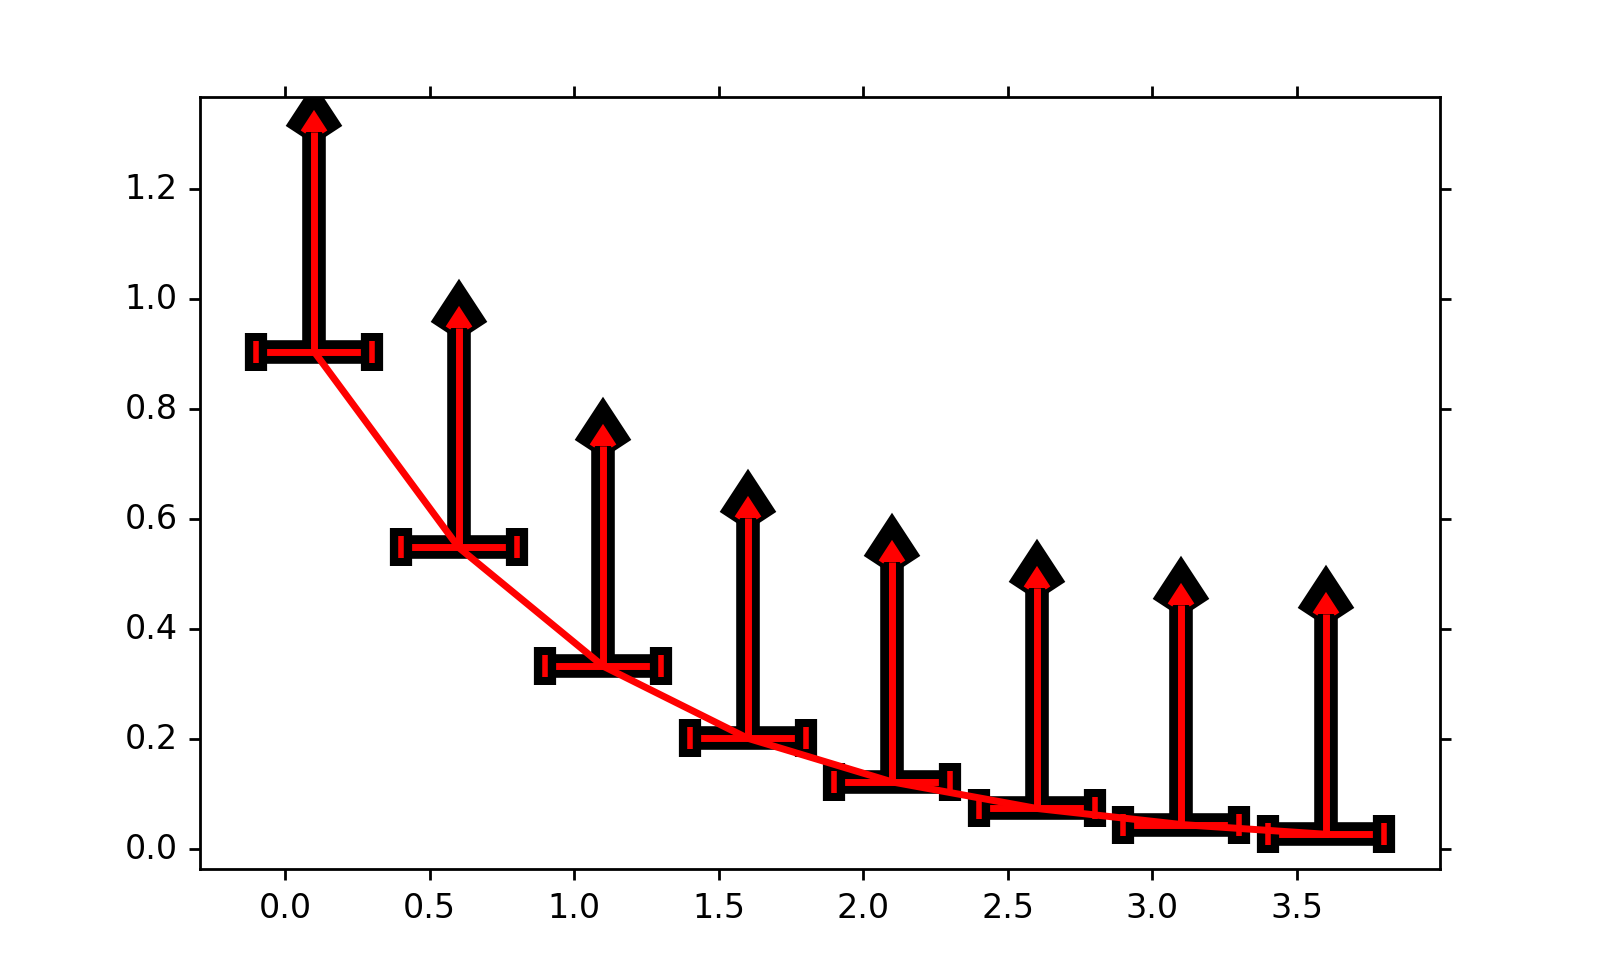

Here is the Python script that generated this plot:
import numpy as np
import matplotlib.pyplot as plt

x = np.arange(0.1, 4, 0.5)
y = np.exp(-x)

plt.figure(dpi=200)
plt.errorbar(x, y, color='r', xerr=0.2, yerr=0.4, borders=6, lolims=True, capsize=4, capthick=2);

plt.show()
